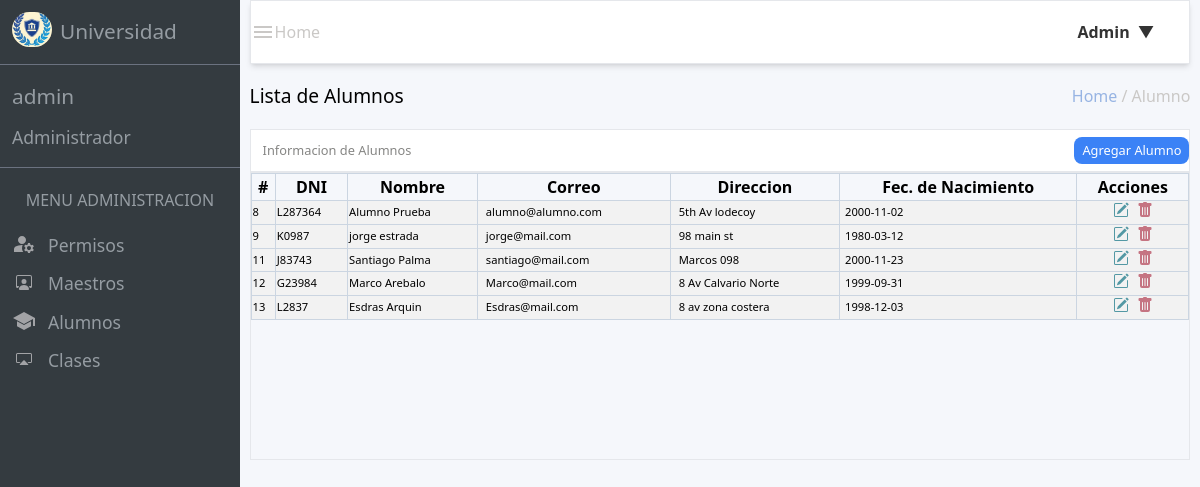
The page /src/views/admin_views/admin_alumno/dash_alum_view.php (signed in) on the database its author committed.
### tables this page shows
CREATE TABLE `alumno` (
  `id_alumno` int(11) NOT NULL,
  `name_alumno` varchar(150) DEFAULT NULL,
  `apellido_alumno` varchar(150) DEFAULT NULL,
  `matricula` varchar(100) DEFAULT NULL,
  `correo_alumno` varchar(200) DEFAULT NULL,
  `password_alumno` varchar(250) DEFAULT NULL,
  `address` varchar(200) DEFAULT NULL,
  `fechaNacimiento` varchar(80) DEFAULT NULL,
  `rol_id` int(11) DEFAULT NULL
);

### src/database/connection.php (called while the page is built, shortened)
<?php
class data
{
    private $pdo;
    public function __construct()
    {
        try {
            $host = $_ENV["DB_HOST"];
            $username = $_ENV["DB_USERNAME"];
            $password = $_ENV["DB_PASSWORD"];
            $port = $_ENV["DB_PORT"];
            $dbname = $_ENV["DB_DATABASE"];
            $attributes=[PDO::ATTR_ERRMODE => PDO::ERRMODE_EXCEPTION];
            $dsn = "mysql:host=$host;port=$port;dbname=$dbname";
            $this->pdo = new PDO($dsn,$username,$password,$attributes);
        } catch (PDOException $e) {
            echo "ERROR: " . $e->getMessage();
        }
    }
    public function connect()
    {
        return $this->pdo;
    }
}
?>

### src/views/admin_views/admin_alumno/dash_alum_view.php (the view, shortened to what this page needs)
<!DOCTYPE html>
<html lang="en">
<head>
    <link href="/dist/output.css" rel="stylesheet">
    <link rel="stylesheet" href="/src/styles/styles_admin/edit_maestro_style.css">
</head>
<body class="h-screen w-screen">
    <main class="h-full w-full flex flex-row">
        <div class="w-[20%] h-[100%] bg-[#343b40] text-[#959ca2] flex-col">
            <header class="flex items-center h-[8%] pl-3">
                <div class="cont_img"><img src="/src/images/short_logo.JPG" alt="logo" class="imagen"></div>
                <h1 class="pl-2 text-[1.3rem]">Universidad</h1>
            </header>
            <section class="h-[13%] flex flex-col justify-center  border-gray-500 border-t border-b">
                <a href="/src/views/admin_views/dashboard_admin.php">
                    <h1 class="mb-3 text-[1.3rem] pl-3 ">admin</h1>
                </a>
                <h2 class="text-[1.1rem] pl-3">Administrador</h2>
            </section>
            <section class="flex flex-col items-center h-[20$] justify-evenly">
                <h1 class=" my-5">MENU ADMINISTRACION</h1>
                <div class="flex flex-col w-full pl-3 gap-3">
                    <a href="/src/views/admin_views/admin_permiso/dash_permiso_admin.php">
                        <div class="flex gap-3 ">
                            <div class="contenedor-imagenes ">
                                <img class="imagenes" src="/src/images/manage_account.svg" alt="images">
                            </div>
                            <h3 class="text-[1.1rem]">Permisos</h3>
                        </div>
                    </a>
                    <a href="/src/views/admin_views/admin_maestro/dash_view_maestro.php">
                        <div class="flex gap-3">
                            <div class="contenedor-imagenes ">
                                <img class="imagenes" src="/src/images/person-workspace.svg" alt="images">
                            </div>
                            <h3 class="text-[1.1rem]">Maestros</h3>
                        </div>
                    </a>
                    <a href="/src/views/admin_views/admin_alumno/dash_alum_view.php">
                        <div class="flex gap-3">
                            <div class="contenedor-imagenes ">
                                <img class="imagenes" src="/src/images/hat.svg" alt="images">
                            </div>
                            <h3 class="text-[1.1rem]">Alumnos</h3>
                        </div>
                    </a>
                    <a href="/src/views/admin_views/admin_clases/dash_class_view.php">
                        <div class="flex gap-3">
                            <div class="contenedor-imagenes ">
                                <img class="imagenes" src="/src/images/cast.svg" alt="images">
                            </div>
                            <h3 class="text-[1.1rem]">Clases</h3>
                        </div>
                    </a>
                </div>
            </section>
        </div>
        <section class="w-[80%] h-[100%] bg-[#f5f7fb] flex flex-col items-center">
            <header class="w-[98%] h-[8%] border bg-[#ffffff] flex justify-between items-center text-[#cac8c6] shadow-md">
                <div class="flex items-center">
                    <a href="/src/views/admin_views/dashboard_admin.php">
                        <div><img src="/src/images/menu.svg" alt="menu"></div>
                    </a>
                    <h1>Home</h1>
                </div>
                <div class="w-[7rem] h-auto relative">
                    <div class="dropdown">
                        <div class="flex flex-row items-center w-50">
                            <div>
                                <button id="dropdownBtn" class="dropdown-button font-semibold ">Admin<span class="arrow">&#9660;</span></button>
                            </div>
                        </div>
                    </div>
                </div>
            </header>
            <div class="w-[98%] h-[90%]">
                <section class="w-full h-[9%] flex justify-between items-center">
                    <h1 class=" text-[1.2rem]">Lista de Alumnos</h1>
                    <h2 class=" text-[#cac8c6]"><span class="text-[#97b4e3]">Home</span> / Alumno</h2>
                </section>
                <section class=" h-[40%] w-full">
                    <div class="w-full h-[15%] border bg-[#ffffff] text-[#868684] flex text-[.8rem] justify-between items-center">
                        <h1 class="text-bold pl-3">Informacion de Alumnos</h1>
                        <button id="showModalButton2" class="bg-blue-500 rounded-lg  py-1 px-2 text-[white] w-25">Agregar Alumno</button>
                    </div>
                    <div class="border h-full w-full ">
                        <table class="w-full">
                            <thead class="border border-slate-300">
                                <th>#</th>
                                <th class="border border-slate-300">DNI</th>
                                <th>Nombre</th>
                                <th class="border border-slate-300">Correo</th>
                                <th>Direccion</th>
                                <th class="border border-slate-300">Fec. de Nacimiento</th>
                                <th class="border border-slate-300">Acciones</th>
                            </thead>
                            <tbody>
                                <?php
                                require_once($_SERVER["DOCUMENT_ROOT"] . "/src/database/connection.php");
                                $query = "SELECT id_alumno, name_alumno, apellido_alumno, matricula, correo_alumno, address, fechaNacimiento FROM alumno";
                                $conn = new data();
                                $resultado = $conn->connect()->query($query);
                                while ($row = $resultado->fetch(PDO::FETCH_ASSOC)) {
                                ?>
                                    <tr class="border border-slate-300 bg-[#f2f2f2] text-[.7rem]">
                                        <td><?= $row["id_alumno"] ?></td>
                                        <td class="border border-slate-300"><?= $row["matricula"] ?></td>
                                        <td class="border border-slate-300"><?= $row['name_alumno'] . " " . $row["apellido_alumno"] ?></td>
                                        <td class="border border-slate-300 pl-2 "><?= $row['correo_alumno'] ?></td>
                                        <td class="border border-slate-300 pl-2 "><?= $row['address'] ?></td>
                                        <td><span class="border-none text-[black] px-1 py-1 rounded-lg"><?= $row['fechaNacimiento'] ?></span></td>
                                        <td class="border border-slate-300">
                                            <div class="w-full flex justify-center gap-2">
                                                <a href="/src/views/admin_views/admin_alumno/edit_alum.php?id=<?= $row['id_alumno'] ?>">
                                                    <img src="/src/images/pencil.svg" alt="img"  id="showModalButton">
                                                </a>
                                                <form action="/index.php" method="post">
                                                    <button type="submit" value="<?= $row['id_alumno']?>" name="deleteA" >
                                                        <img src="/src/images/trash.svg" alt="trash">
                                                    </button>
                                                </form>
                                            </div>
                                        </td>
                                    </tr>
                                <?php } ?>
                            </tbody>
                        </table>
                    </div>
                </section>
            </div>
        </section>
    </main>
</body>
</html>

### src/styles/styles_admin/edit_maestro_style.css (style rules this page uses)
.cont_img { width: 2.5rem; height: 2.5rem; border-radius: 25px; }
.imagen { object-fit: contain; overflow: hidden; border-radius: 25px; }
.contenedor-imagenes { height: 1.5rem; width: 1.5rem; display: flex; justify-content: center; align-items: center; }
.imagenes { object-fit: contain; overflow: hidden; }
.dropdown { position: relative; display: inline-block; }
.dropdown-button { background-color: #fff; border: none; color: #333; font-size: 16px; cursor: pointer; }
.arrow { margin-left: 8px; }

### rows shown on the page
alumno: id_alumno "8", matricula "L287364", name_alumno "Alumno", apellido_alumno "Prueba", correo_alumno "alumno@alumno.com", address "5th Av lodecoy", fechaNacimiento "2000-11-02"
alumno: id_alumno "9", matricula "K0987", name_alumno "jorge", apellido_alumno "estrada", correo_alumno "jorge@mail.com", address "98 main st", fechaNacimiento "1980-03-12"
alumno: id_alumno "11", matricula "J83743", name_alumno "Santiago", apellido_alumno "Palma", correo_alumno "santiago@mail.com", address "Marcos 098", fechaNacimiento "2000-11-23"
alumno: id_alumno "12", matricula "G23984", name_alumno "Marco", apellido_alumno "Arebalo", correo_alumno "Marco@mail.com", address "8 Av Calvario Norte", fechaNacimiento "1999-09-31"
alumno: id_alumno "13", matricula "L2837", name_alumno "Esdras", apellido_alumno "Arquin", correo_alumno "Esdras@mail.com", address "8 av zona costera", fechaNacimiento "1998-12-03"
